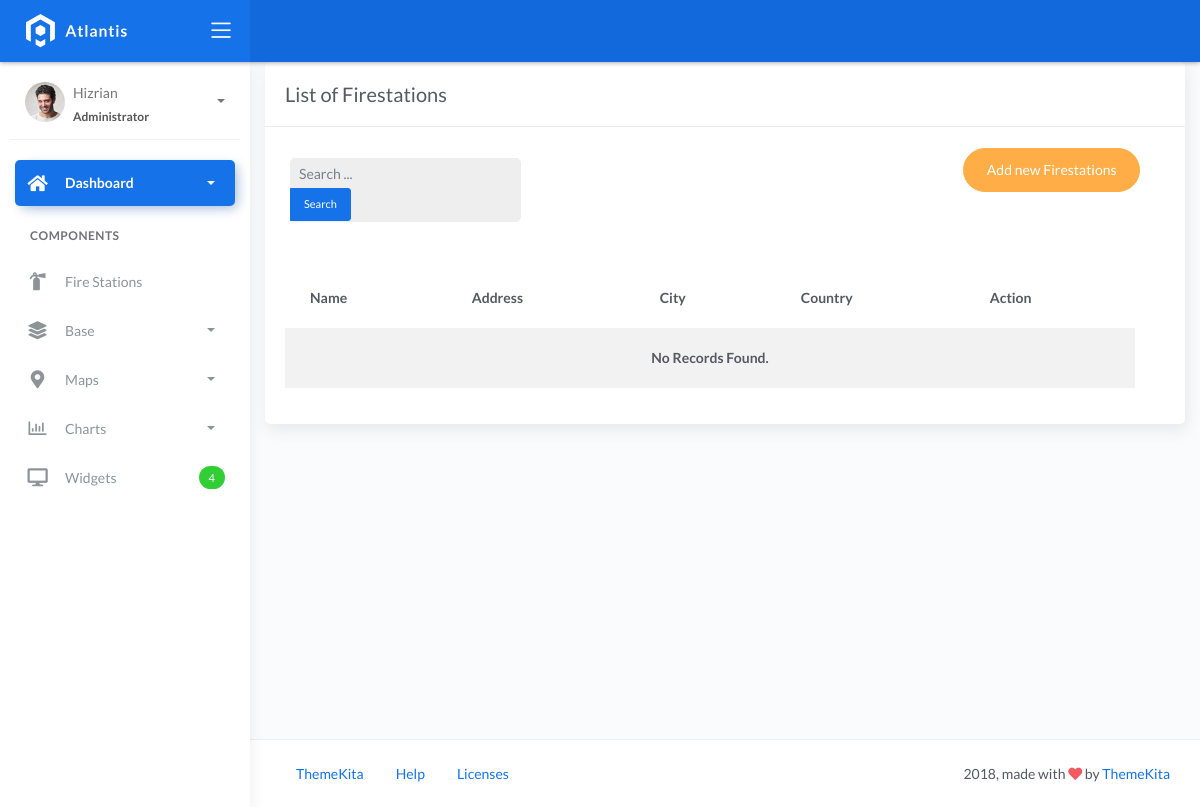
The app's page /fire-stations/, older data.
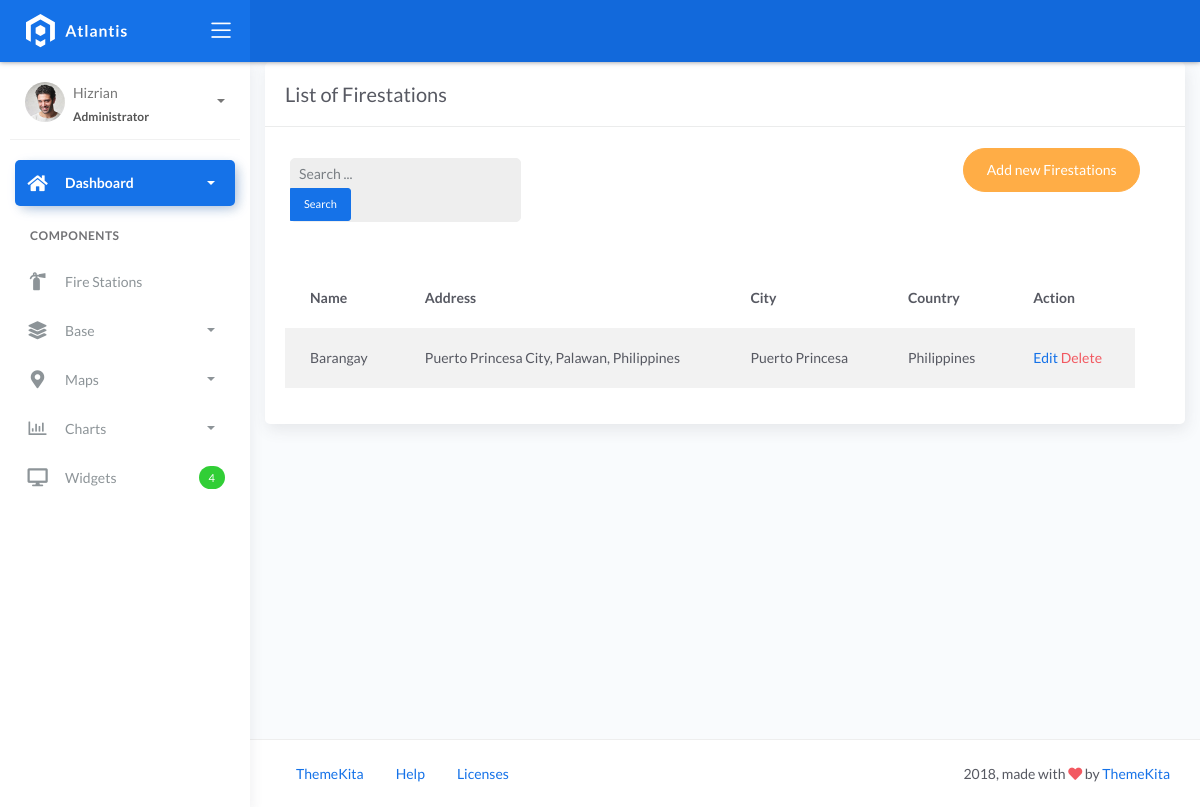
The same page, newer data.
### fire/models.py (models this page shows)
class BaseModel(models.Model):
    created_at = models.DateTimeField(auto_now_add=True, db_index=True)
    updated_at = models.DateTimeField(auto_now=True)
    class Meta:
        abstract = True

class FireStation(BaseModel):
    name = models.CharField(max_length=150)
    latitude = models.DecimalField(
        max_digits=22, decimal_places=16, null=True, blank=True)
    longitude = models.DecimalField(
        max_digits=22, decimal_places=16, null=True, blank=True)
    address = models.CharField(max_length=150)
    city = models.CharField(max_length=150)  # can be in separate table
    country = models.CharField(max_length=150)  # can be in separate table

### fire/views.py (the view, shortened to what this page needs)
# urls.py: path('fire-stations/', FireStationListView.as_view(), name='stations_list'),
class FireStationListView(ListView):
    model = FireStation
    context_object_name = 'stations'
    template_name = 'stations_list.html'
    paginate_by = 5
    def get_queryset(self, *args, **kwargs):
        qs = super().get_queryset(*args, **kwargs)
        return qs.order_by('id')

### templates/stations_list.html (shortened to what this page needs)
{% extends 'base.html' %}
{% load static %}
{% block content %}
<div class="content">
  <div class="container-fluid">
     <div class="row">
      <div class="col-md-12">
        <div class="card">
         <div class="card-header">
           <div class="card-title">List of Firestations</div>
        </div>
        <div class="col-md-12 row">
          <div class="col-md-4">
            <form class="navbar-left navbar-form nav-search mr-md-3" action="{% url 'stations_list' %}">
              <div class="form-group">
                <div class="input-group">
                  <input type="text" id="search" placeholder="Search ..." class="form-control form-control-sm" name="q" />
                  <div class="input-group-append">
                    <button class="btn btn-sm btn-primary" type="submit">Search</button>
                  </div>
                </div>
              </div>
            </form>
          </div>
        <div class="col-md-2">
         </div>
            <div class="col-md-6">
              <div class="pull-right"> <a href="{% url 'stations_add' %}" class="btn btn-warning btn-rounded">Add new Firestations</a>
        </div>
        </div>
        <div class="card-body">
        <table class="table table-striped mt-3">
        <thead>
            <tr>
              <th scope="col">Name</th>
              <th scope="col">Address</th>
              <th scope="col">City</th>
              <th scope="col">Country</th>
              <th scope="col">Action</th>
            </tr>
            </thead>
            <tbody>
              {% for object in object_list %}
              <tr>
                <td>{{ object.name }}</td>
                <td>{{ object.address }}</td>
                <td>{{ object.city }}</td>
                <td>{{ object.country }}</td>
                <td>
                    <a href="{% url 'stations_update' object.id %}">Edit</a>
                    <a href="{% url 'stations_delete' object.id %}" class="text-danger">Delete</a>
                </td>
              </tr>
              {% empty %}
              <tr>
                <td colspan="5" style="text-align: center">
                <p class="text-sm font-weight-bold mb-0">No Records Found.</p>
                </td>
            </tr>
              {% endfor %}
              </tbody>
            </table>
           </div>
          </div>
        </div>
      </div>
    </div>
</div>
{% endblock %}

### templates/base.html (shortened to what this page needs)
{% load static %}
<!DOCTYPE html>
<html lang="en">
  <head>
    <link rel="stylesheet" href="{% static 'css/bootstrap.min.css' %}" />
    <link rel="stylesheet" href="{% static 'css/atlantis.min.css' %}" />
    <link rel="stylesheet" href="{% static 'css/demo.css' %}" />
  </head>
  <body>
    <div class="wrapper">
      <div class="main-header">
        <div class="logo-header" data-background-color="blue">
          <a href="index.html" class="logo">
            <img src="{% static 'img/logo.svg' %}" alt="navbar brand" class="navbar-brand" />
          </a>
          <div class="nav-toggle">
            <button class="btn btn-toggle toggle-sidebar">
              <i class="icon-menu"></i>
            </button>
          </div>
        </div>
        <nav class="navbar navbar-header navbar-expand-lg" data-background-color="blue2">
        </nav>
      </div>
      <div class="sidebar sidebar-style-2">
        <div class="sidebar-wrapper scrollbar scrollbar-inner">
          <div class="sidebar-content">
            <div class="user">
              <div class="avatar-sm float-left mr-2">
                <img src="{% static 'img/profile.jpg' %}" alt="..." class="avatar-img rounded-circle" />
              </div>
              <div class="info">
                <a data-toggle="collapse" href="#collapseExample" aria-expanded="true">
                  <span>
                    Hizrian
                    <span class="user-level">Administrator</span>
                    <span class="caret"></span>
                  </span>
                </a>
              </div>
            </div>
            <ul class="nav nav-primary">
              <li class="nav-item active">
                <a data-toggle="collapse" href="#dashboard" class="collapsed" aria-expanded="false">
                  <i class="fas fa-home"></i>
                  <p>Dashboard</p>
                  <span class="caret"></span>
                </a>
              </li>
              <li class="nav-section">
                <h4 class="text-section">Components</h4>
              </li>
              <li class="nav-item">
                <a href="{% url 'stations_list' %}">
                  <i class="fas fa-fire-extinguisher"></i>
                  <p>Fire Stations</p>
                </a>
              </li>
              <li class="nav-item">
                <a data-toggle="collapse" href="#base">
                  <i class="fas fa-layer-group"></i>
                  <p>Base</p>
                  <span class="caret"></span>
                </a>
              </li>
              <li class="nav-item">
                <a data-toggle="collapse" href="#maps">
                  <i class="fas fa-map-marker-alt"></i>
                  <p>Maps</p>
                  <span class="caret"></span>
                </a>
              </li>
              <li class="nav-item">
                <a data-toggle="collapse" href="#charts">
                  <i class="far fa-chart-bar"></i>
                  <p>Charts</p>
                  <span class="caret"></span>
                </a>
              </li>
              <li class="nav-item">
                <a href="widgets.html">
                  <i class="fas fa-desktop"></i>
                  <p>Widgets</p>
                  <span class="badge badge-success">4</span>
                </a>
              </li>
            </ul>
          </div>
        </div>
      </div>
      <div class="main-panel">
        <div class="content">
          {% block content %}
          {% endblock %}
          </div>
        </div>
        <footer class="footer">
          <div class="container-fluid">
            <nav class="pull-left">
              <ul class="nav">
                <li class="nav-item">
                  <a class="nav-link" href="https://www.themekita.com"> ThemeKita </a>
                </li>
                <li class="nav-item">
                  <a class="nav-link" href="#"> Help </a>
                </li>
                <li class="nav-item">
                  <a class="nav-link" href="#"> Licenses </a>
                </li>
              </ul>
            </nav>
            <div class="copyright ml-auto">2018, made with <i class="fa fa-heart heart text-danger"></i> by <a href="https://www.themekita.com">ThemeKita</a></div>
          </div>
        </footer>
      </div>
    </div>
  </body>
</html>

Row changes from the older to the newer data that the page shows:
added FireStation: name "Barangay", address "Puerto Princesa City, Palawan, Philippines", city "Puerto Princesa", country "Philippines"
Text that changed along with them:
text no longer shown: "No Records Found."
